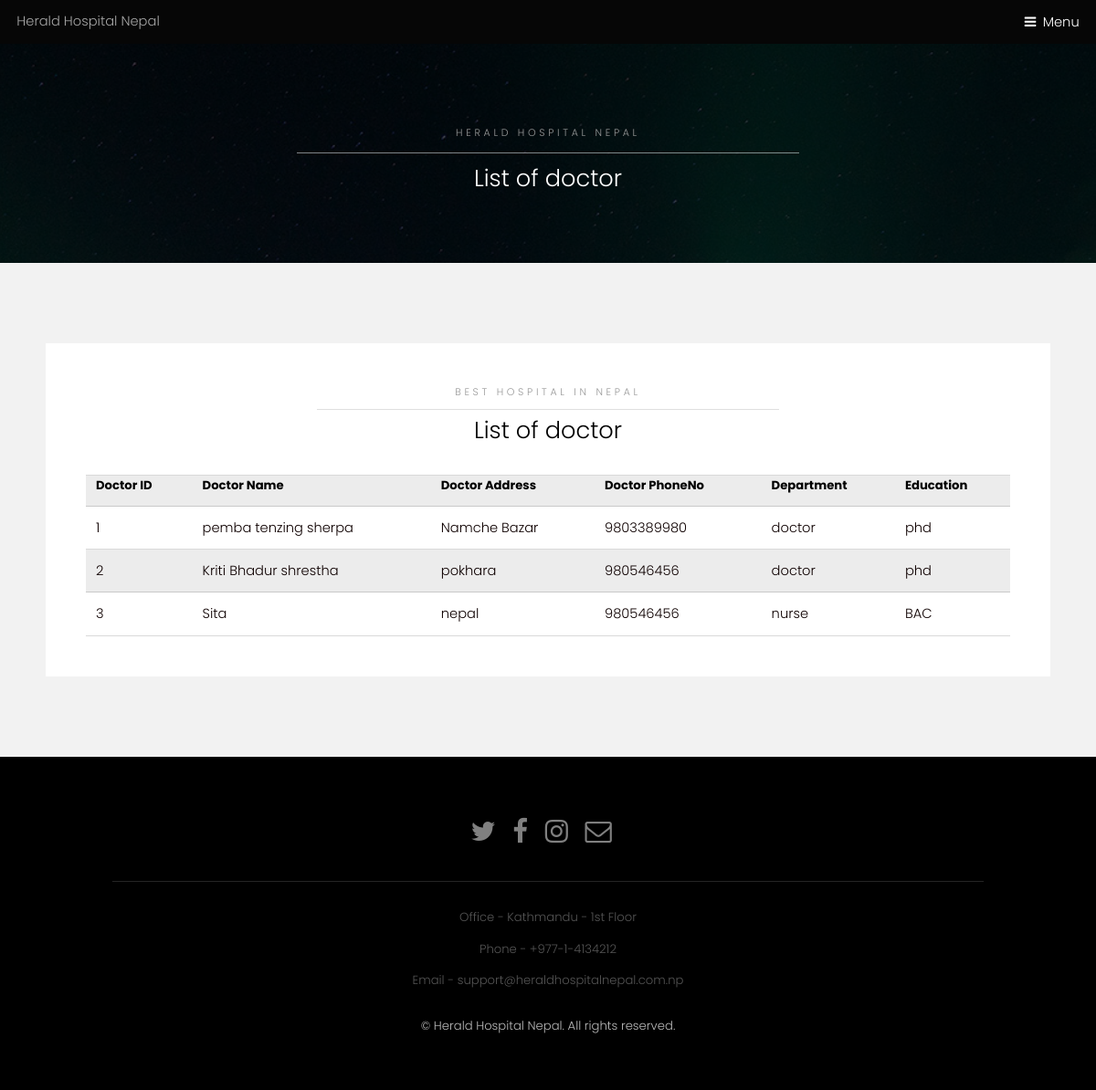
Page /doctordata/ on the committed database.
### Hospital/models.py (models this page shows)
class doctor(models.Model):
    Name = models.CharField(max_length=250)
    Address = models.CharField(max_length=20)
    Contact = models.IntegerField()
    department = models.CharField(max_length=200)
    education = models.CharField(max_length=200)
    def __str__(self):
        return self.Name +""+ self.Address +""+ str(self.Contact )+""+ self.department +""+self.education

### Hospital/views.py (the view)
# urls.py: path('doctordata/',view_doctor_lists),
def view_doctor_lists(request):
    list_of_doctor=doctor.objects.all()
    print(list_of_doctor)
    context_variable = {
        'doctors':list_of_doctor
    }
    return render(request,'Doctor/doctorview.html',context_variable)

### Hospital/templates/Doctor/doctorview.html (shortened to what this page needs)
<!DOCTYPE HTML>
<html>
	<head>
		{% load static %}
		<link rel="stylesheet" href={% static "assets/css/main.css" %}/>
	</head>
	<body class="subpage">
			<header id="header">
				<div class="logo">Herald Hospital Nepal</div>
				<a href="#menu">Menu</a>
			</header>
			<section id="One" class="wrapper style3">
				<div class="inner">
					<header class="align-center">
						<p>Herald Hospital Nepal</p>
						<h2> List of doctor</h2>
					</header>
				</div>
			</section>
			<section id="two" class="wrapper style2">
				<div class="inner">
					<div class="box">
						<div class="content">
							<header class="align-center">
								<p>Best hospital in Nepal</p>
								<h2> List of doctor </h2>
								</header>
                              <table>
                                <tr>
									<th>Doctor ID</th>
									<th>Doctor Name</th>
                                  	<th>Doctor Address</th>
                                 	<th>Doctor PhoneNo</th>
                                  	<th>Department</th>
                                  	<th>Education</th>
                                </tr>
                                <tr>  {% for doctor in doctors %}
									<td>{{doctor.id}}</td>
									<td>{{doctor.Name}}</td>
                                  	<td>{{doctor.Address}}</td>
                                 	 <td>{{doctor.Contact}}</td>
                                  	<td> {{doctor.department}}</td>
                                  	<td>{{doctor.education}}</td>
                                </tr>
                                {% empty %}
							There are no patient availble.
							{% endfor %}
                            </table>
						</div>
					</div>
				</div>
			</section>
			<footer id="footer">
				<div class="container">
						<ul class="icons">
						<li><a href="twitter.com" class="icon fa-twitter"><span class="label">Twitter</span></a></li>
						<li><a href="facebook.com" class="icon fa-facebook"><span class="label">Facebook</span></a></li>
						<li><a href="instagram.com" class="icon fa-instagram"><span class="label">Instagram</span></a></li>
						<li><a href="gmail.com" class="icon fa-envelope-o"><span class="label">Email</span></a></li></br>
						<hr>
						<h5>Office - Kathmandu - 1st Floor</h5>
						<h5>Phone - +977-1-4134212</h5>
						<h5>Email - support@heraldhospitalnepal.com.np </h5>
				</div>
					<div class="copyright">
					&copy; Herald Hospital Nepal. All rights reserved.
				</div>
			</footer>
		 {% load static %}
		 {% load static %}
		 {% load static %}
		 {% load static %}
		 {% load static %}
	</body>
</html>

### rows in the picture
doctor: id "1", Name "pemba tenzing sherpa", Address "Namche Bazar", Contact "9803389980", department "doctor", education "phd"
doctor: id "2", Name "Kriti Bhadur shrestha", Address "pokhara", Contact "980546456", department "doctor", education "phd"
doctor: id "3", Name "Sita", Address "nepal", Contact "980546456", department "nurse", education "BAC"
